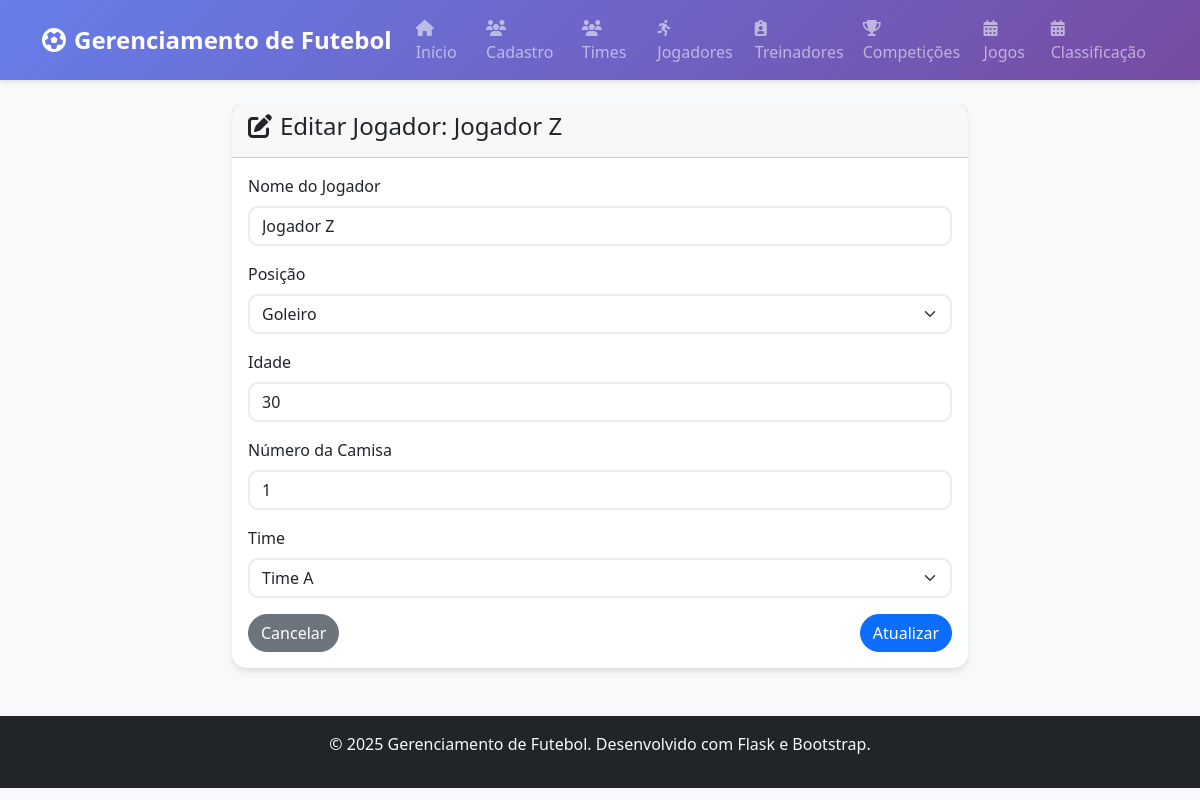
Page /jogadores/1/edit on the committed database.
### app/models/jogador.py (models this page shows)
class Jogador(db.Model):
    id: so.Mapped[int] = so.mapped_column(primary_key=True)
    nome: so.Mapped[str] = so.mapped_column(db.String(100), nullable=False)
    posicao: so.Mapped[str] = so.mapped_column(db.String(50), nullable=False)
    idade: so.Mapped[int] = so.mapped_column(nullable=False)
    numero_camisa: so.Mapped[int] = so.mapped_column(nullable=False)
    created_at: so.Mapped[datetime] = so.mapped_column(db.DateTime, default=datetime.utcnow)
    updated_at: so.Mapped[datetime] = so.mapped_column(db.DateTime, default=datetime.utcnow, onupdate=datetime.utcnow)
    time_id: so.Mapped[int] = so.mapped_column(db.ForeignKey('time.id'), index=True, nullable=False)
    time: so.Mapped['Time'] = so.relationship(back_populates='jogadores')

### app/routes.py (the view, shortened to what this page needs)
@app.route('/jogadores/<int:id>/edit', methods=['GET', 'POST'])
def jogadores_edit(id):
    jogador = JogadorController.recuperar_jogador(id)
    form = JogadorForm(obj=jogador)
    return render_template('jogadores/edit.html', form=form, jogador=jogador)

### app/controllers/jogador_controller.py (called while the page is built)
    def recuperar_jogador(id):
        return Jogador.query.get(id)

### app/controllers/time_controller.py (called while the page is built)
    def listar_times():
        return Time.query.all()

### app/templates/jogadores/edit.html (shortened to what this page needs)
{% extends "base.html" %}
{% block content %}
<div class="row justify-content-center">
    <div class="col-md-8">
        <div class="card">
            <div class="card-header">
                <h4><i class="fas fa-edit me-2"></i>Editar Jogador: {{ jogador.nome }}</h4>
            </div>
            <div class="card-body">
                <form method="POST">
                    <div class="mb-3">
                        {{ form.nome.label(class="form-label") }}
                        {{ form.nome(class="form-control") }}
                    </div>
                    <div class="mb-3">
                        {{ form.posicao.label(class="form-label") }}
                        {{ form.posicao(class="form-select") }}
                    </div>
                    <div class="mb-3">
                        {{ form.idade.label(class="form-label") }}
                        {{ form.idade(class="form-control") }}
                    </div>
                    <div class="mb-3">
                        {{ form.numero_camisa.label(class="form-label") }}
                        {{ form.numero_camisa(class="form-control") }}
                    </div>
                    <div class="mb-3">
                        {{ form.time_id.label(class="form-label") }}
                        {{ form.time_id(class="form-select") }}
                    </div>
                    <div class="d-flex justify-content-between">
                        <a href="{{ url_for('jogadores_index') }}" class="btn btn-secondary">Cancelar</a>
                        <button type="submit" class="btn btn-primary">Atualizar</button>
                    </div>
                </form>
            </div>
        </div>
    </div>
</div>
{% endblock %}

### app/static/css/style.css (style rules this page uses)
body { background-color: #f8f9fa; font-family: 'Segoe UI', Tahoma, Geneva, Verdana, sans-serif; }
.card { border: none; border-radius: 15px; box-shadow: 0 4px 6px rgba(0, 0, 0, 0.1); transition: transform 0.2s ease-in-out; }
.btn { border-radius: 25px; font-weight: 500; transition: all 0.2s ease-in-out; }
.form-control, .form-select { border-radius: 10px; border: 2px solid #e9ecef; transition: border-color 0.2s ease-in-out; }
.card { animation: fadeIn 0.5s ease-out; }

### rows in the picture
Jogador: nome "Jogador Z", posicao "Goleiro", idade "30", numero_camisa "1", time_id "Time A"
